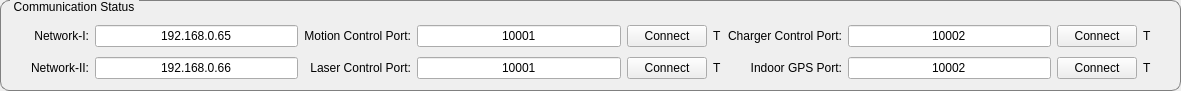
   <widget class="QGroupBox" name="groupBoxCommunication">
    <property name="geometry">
     <rect>
      <x>10</x>
      <y>10</y>
      <width>1181</width>
      <height>91</height>
     </rect>
    </property>
    <property name="styleSheet">
     <string notr="true">QGroupBox{
	border:1px solid gray;
	border-radius: 9px;
	margin-top:0.5em;} 
 QGroupBox::title{
	subcontrol-origin:margin;
	left:10px;
	padding: 0 3 px 2 3px}</string>
    </property>
    <property name="title">
     <string>Communication Status</string>
    </property>
    <widget class="QWidget" name="layoutWidget">
     <property name="geometry">
      <rect>
       <x>31</x>
       <y>21</y>
       <width>1121</width>
       <height>62</height>
      </rect>
     </property>
     <layout class="QGridLayout" name="gridLayout">
      <item row="0" column="0">
       <widget class="QLabel" name="label">
        <property name="text">
         <string>Network-I:</string>
        </property>
        <property name="alignment">
         <set>Qt::AlignRight|Qt::AlignTrailing|Qt::AlignVCenter</set>
        </property>
       </widget>
      </item>
      <item row="0" column="1">
       <widget class="QLineEdit" name="lineEditNetworkIP1">
        <property name="text">
         <string>192.168.0.65</string>
        </property>
        <property name="alignment">
         <set>Qt::AlignCenter</set>
        </property>
       </widget>
      </item>
      <item row="0" column="2">
       <widget class="QLabel" name="label_3">
        <property name="text">
         <string>Motion Control Port:</string>
        </property>
        <property name="alignment">
         <set>Qt::AlignRight|Qt::AlignTrailing|Qt::AlignVCenter</set>
        </property>
       </widget>
      </item>
      <item row="0" column="3">
       <widget class="QLineEdit" name="lineEditMotionPort">
        <property name="text">
         <string>10001</string>
        </property>
        <property name="alignment">
         <set>Qt::AlignCenter</set>
        </property>
       </widget>
      </item>
      <item row="0" column="4">
       <widget class="QPushButton" name="pushButtonMotionConnect">
        <property name="text">
         <string>Connect</string>
        </property>
       </widget>
      </item>
      <item row="0" column="5">
       <widget class="QLabel" name="labelMotionPortState">
        <property name="text">
         <string>T</string>
        </property>
       </widget>
      </item>
      <item row="0" column="6">
       <widget class="QLabel" name="label_4">
        <property name="text">
         <string>Charger Control Port:</string>
        </property>
        <property name="alignment">
         <set>Qt::AlignRight|Qt::AlignTrailing|Qt::AlignVCenter</set>
        </property>
       </widget>
      </item>
      <item row="0" column="7">
       <widget class="QLineEdit" name="lineEditChargerPort">
        <property name="text">
         <string>10002</string>
        </property>
        <property name="alignment">
         <set>Qt::AlignCenter</set>
        </property>
       </widget>
      </item>
      <item row="0" column="8">
       <widget class="QPushButton" name="pushButtonChargerConnect">
        <property name="text">
         <string>Connect</string>
        </property>
       </widget>
      </item>
      <item row="0" column="9">
       <widget class="QLabel" name="labelChargerPortState">
        <property name="text">
         <string>T</string>
        </property>
       </widget>
      </item>
      <item row="1" column="0">
       <widget class="QLabel" name="label_2">
        <property name="text">
         <string>Network-II:</string>
        </property>
        <property name="alignment">
         <set>Qt::AlignRight|Qt::AlignTrailing|Qt::AlignVCenter</set>
        </property>
       </widget>
      </item>
      <item row="1" column="1">
       <widget class="QLineEdit" name="lineEditNetworkIP2">
        <property name="text">
         <string>192.168.0.66</string>
        </property>
        <property name="alignment">
         <set>Qt::AlignCenter</set>
        </property>
       </widget>
      </item>
      <item row="1" column="2">
       <widget class="QLabel" name="label_5">
        <property name="text">
         <string>Laser Control Port:</string>
        </property>
        <property name="alignment">
         <set>Qt::AlignRight|Qt::AlignTrailing|Qt::AlignVCenter</set>
        </property>
       </widget>
      </item>
      <item row="1" column="3">
       <widget class="QLineEdit" name="lineEditLaserPort">
        <property name="text">
         <string>10001</string>
        </property>
        <property name="alignment">
         <set>Qt::AlignCenter</set>
        </property>
       </widget>
      </item>
      <item row="1" column="4">
       <widget class="QPushButton" name="pushButtonLaserConnect">
        <property name="text">
         <string>Connect</string>
        </property>
       </widget>
      </item>
      <item row="1" column="5">
       <widget class="QLabel" name="labelLaserPortState">
        <property name="text">
         <string>T</string>
        </property>
       </widget>
      </item>
      <item row="1" column="6">
       <widget class="QLabel" name="label_6">
        <property name="text">
         <string>Indoor GPS Port:</string>
        </property>
        <property name="alignment">
         <set>Qt::AlignRight|Qt::AlignTrailing|Qt::AlignVCenter</set>
        </property>
       </widget>
      </item>
      <item row="1" column="7">
       <widget class="QLineEdit" name="lineEditIndoorGPSPort">
        <property name="text">
         <string>10002</string>
        </property>
        <property name="alignment">
         <set>Qt::AlignCenter</set>
        </property>
       </widget>
      </item>
      <item row="1" column="8">
       <widget class="QPushButton" name="pushButtonIndoorGPSConnect">
        <property name="text">
         <string>Connect</string>
        </property>
       </widget>
      </item>
      <item row="1" column="9">
       <widget class="QLabel" name="labelIndoorGPSPortState">
        <property name="text">
         <string>T</string>
        </property>
       </widget>
      </item>
     </layout>
    </widget>
   </widget>
